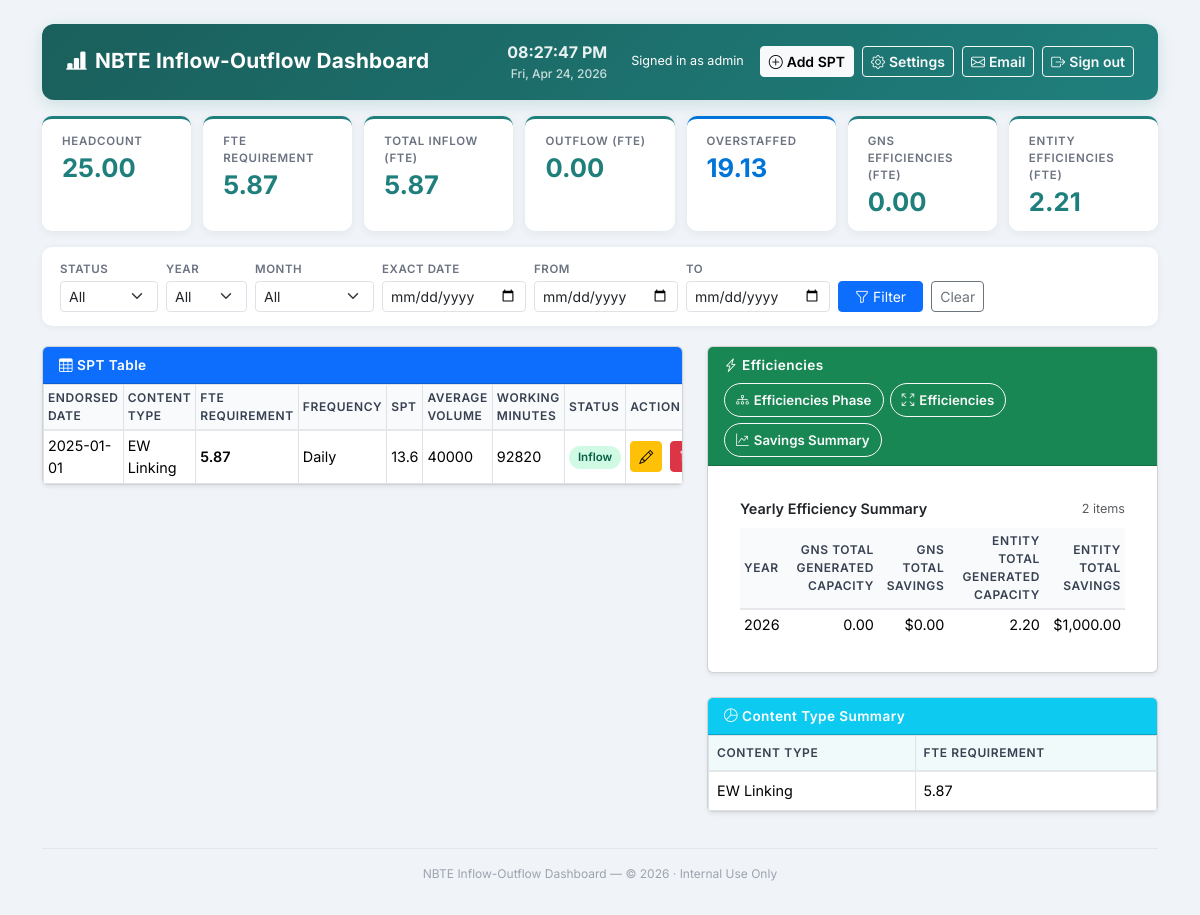
The app's page / (signed in), older data.
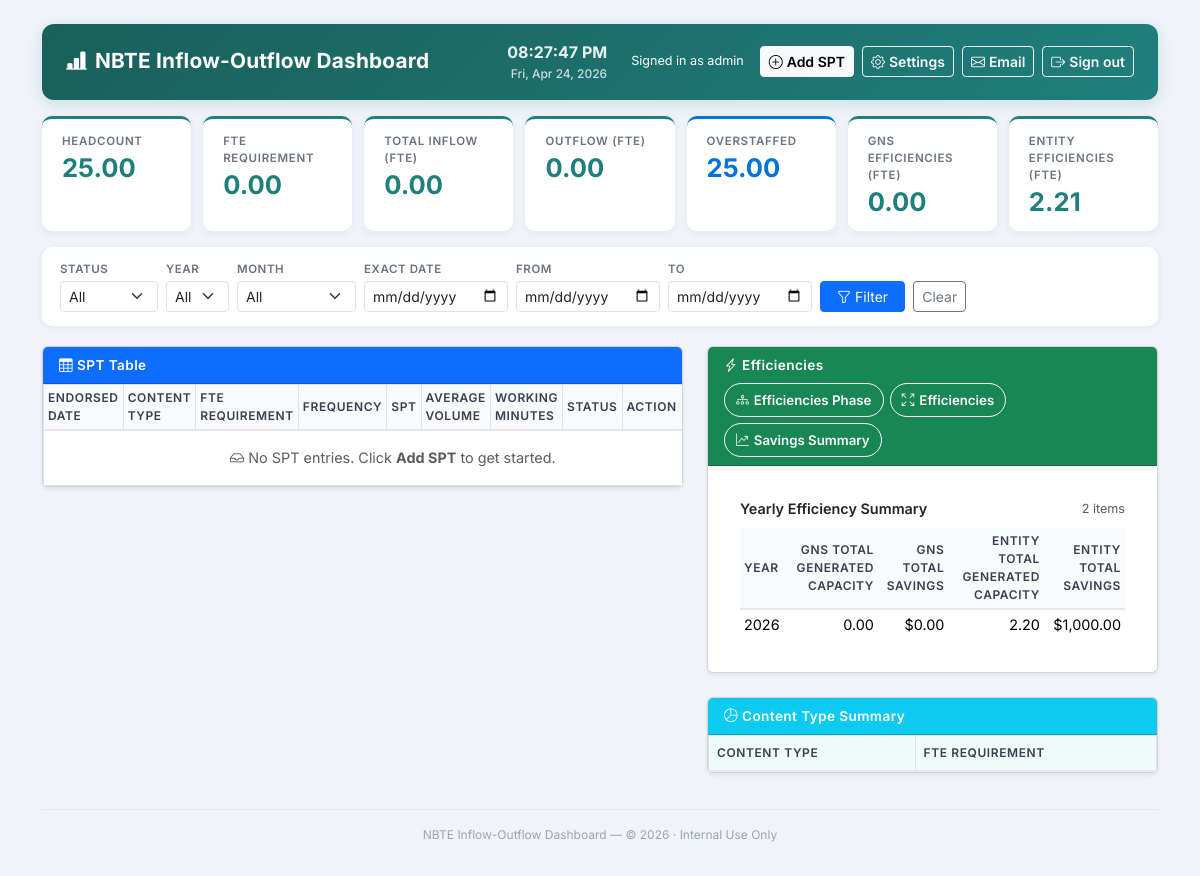
The same page, newer data.
### tables this page shows
CREATE TABLE spt (
                id INTEGER PRIMARY KEY AUTOINCREMENT,
                year_endorsed TEXT,
                content_type TEXT,
                fte_requirement TEXT,
                remaining_fte_capacity TEXT,
                frequency TEXT,
                spt TEXT,
                average_volume TEXT,
                working_minutes TEXT,
                status TEXT
            );

CREATE TABLE efficiencies (
                id INTEGER PRIMARY KEY AUTOINCREMENT,
                project_title TEXT,
                generated_capacity TEXT,
                project_type TEXT,
                status TEXT,
                year TEXT
            , project_owner TEXT, description TEXT, planned_deployment TEXT, savings TEXT, team TEXT, project_lead TEXT, domestic_reph TEXT, gptrac TEXT, remarks TEXT, content_process TEXT, developer TEXT, pbd TEXT, sbd TEXT, bu_approved TEXT, uat_from TEXT, uat_to TEXT, actual_deployment TEXT, phase_current_end TEXT, phase_status TEXT, planned_release_date TEXT);

### routes.py (the view)
@main_bp.route('/', methods=['GET'])
@login_required
def dashboard():
    filters = {}
    status = request.args.get('status')
    year = request.args.get('year')
    month = request.args.get('month')
    exact_date = request.args.get('exact_date')
    eff_expanded = request.args.get('eff_expanded') == '1'
    from_date = request.args.get('from_date')
    to_date = request.args.get('to_date')
    if status:
        filters['status'] = status
    if year:
        filters['year'] = year
    if month:
        filters['month'] = month
    if exact_date:
        filters['exact_date'] = exact_date
    if from_date and to_date:
        filters['from_date'] = from_date
        filters['to_date'] = to_date
    spt_rows = db.get_spt(filters)
    spt_rows = recalculate_fte_for_rows(spt_rows)
    eff_rows_all = db.get_efficiencies()
    eff_rows = filter_efficiency_rows_for_dashboard(eff_rows_all, filters)
    filtered_eff_ids = [row[0] for row in eff_rows]
    efficiency_summary_by_year = build_efficiency_summary_by_year(eff_rows_all)
    headcount = db.get_headcount()
    metrics = recalculate_metrics(spt_rows, eff_rows, headcount, year=year)
    content_summary = compute_content_summary(spt_rows)
    message = request.args.get('message')
    years = [row[0] for row in db.get_distinct_years()]
    months = [
        ('01', 'January'), ('02', 'February'), ('03', 'March'), ('04', 'April'),
        ('05', 'May'), ('06', 'June'), ('07', 'July'), ('08', 'August'),
        ('09', 'September'), ('10', 'October'), ('11', 'November'), ('12', 'December')
    ]
    return render_template('dashboard.html', spt_rows=spt_rows, eff_rows=eff_rows, eff_rows_all=eff_rows_all, filtered_eff_ids=filtered_eff_ids, efficiency_summary_by_year=efficiency_summary_by_year, headcount=headcount, metrics=metrics, content_summary=content_summary, message=message, planned_deployment_display=format_planned_deployment_display,
        filter_status=status, filter_year=year, filter_month=month, filter_exact_date=exact_date, filter_from_date=from_date, filter_to_date=to_date, years=years, months=months, eff_expanded=eff_expanded)

### app.py (called while the page is built)
@app.after_request
def apply_security_headers(response):
    response.headers.setdefault('X-Content-Type-Options', 'nosniff')
    response.headers.setdefault('X-Frame-Options', 'SAMEORIGIN')
    response.headers.setdefault('Referrer-Policy', 'strict-origin-when-cross-origin')
    response.headers.setdefault(
        'Permissions-Policy',
        'camera=(), microphone=(), geolocation=(), payment=(), usb=()'
    )
    response.headers.setdefault('Cross-Origin-Opener-Policy', 'same-origin-allow-popups')
    return response

### auth.py (called while the page is built, shortened)
def get_current_user():
    return session.get('user')

def current_user_role():
    user = session.get('user', {})
    roles = user.get('roles') or []
    if isinstance(roles, str):
        roles = [roles]
    if 'Manager' in roles:
        return 'Manager'
    if 'Staff' in roles:
        return 'Staff'
    return None

def _generate_csrf_token():
    token = session.get('_csrf_token')
    if not token:
        token = secrets.token_urlsafe(32)
        session['_csrf_token'] = token
    return token

def login_required(func):
    @wraps(func)
    def wrapper(*args, **kwargs):
        return func(*args, **kwargs)
    return wrapper

### templates/dashboard.html (shortened to what the changed rows need)
<!DOCTYPE html>
<html lang="en">
<head>
    <link rel="stylesheet" href="https://cdn.jsdelivr.net/npm/bootstrap@5.3.2/dist/css/bootstrap.min.css">
    <link rel="stylesheet" href="https://cdn.jsdelivr.net/npm/bootstrap-icons@1.11.3/font/bootstrap-icons.min.css">
</head>
<body>
<div class="container py-4">
    <div class="dashboard-header mb-3 d-flex align-items-center justify-content-between">
        <div>
            <h2><i class="bi bi-bar-chart-line-fill me-2"></i>NBTE Inflow-Outflow Dashboard</h2>
        </div>
    </div>
    <div class="metrics-row mb-3">
        <div class="metric-card">
            <div class="metric-title">FTE Requirement</div>
            <div class="metric-value">{{ metrics.total_fte }}</div>
        </div>
        <div class="metric-card">
            <div class="metric-title">Total Inflow (FTE)</div>
            <div class="metric-value">{{ metrics.total_inflow }}</div>
        </div>
        <div class="metric-card {% if metrics.overstaffed %}overstaffed-card{% else %}understaffed-card{% endif %}">
            <div class="metric-title">{% if metrics.overstaffed %}OVERSTAFFED{% else %}UNDERSTAFFED{% endif %}</div>
            <div class="metric-value {% if metrics.overstaffed %}overstaffed-text{% else %}understaffed-text{% endif %}">{{ metrics.diff }}</div>
        </div>
    </div>
    <div class="row g-4">
        <div class="col-lg-7">
            <div class="card shadow-sm mb-4">
                <div class="card-body p-0">
                    <div class="table-responsive">
                        <table id="sptMainTable" class="table table-bordered table-hover table-sm mb-0">
                            <thead>
                                <tr>
                                    <th>Endorsed Date</th>
                                    <th>Content Type</th>
                                    <th>FTE Requirement</th>
                                    <th>Frequency</th>
                                    <th>SPT</th>
                                    <th>Average Volume</th>
                                    <th>Working Minutes</th>
                                    <th>Status</th>
                                    <th style="min-width:120px;">Action</th>
                                </tr>
                            </thead>
                            <tbody>
                            {% for row in spt_rows %}
                                <tr>
                                    <td>{{ row[1] }}</td>
                                    <td>{{ row[2] }}</td>
                                    <td class="fw-semibold">{{ row[3] }}</td>
                                    <td>{{ row[5] }}</td>
                                    <td>{{ row[6] }}</td>
                                    <td>{{ row[7] }}</td>
                                    <td>{{ row[8] | int }}</td>
                                    <td>
                                        {% if row[9] == 'Inflow' %}
                                        <span class="badge-inflow">Inflow</span>
                                        {% else %}
                                        <span class="badge-outflow">Outflow</span>
                                        {% endif %}
                                    </td>
                                    <td>
                                        <a href="#" class="btn btn-sm btn-warning me-1" data-edit-spt="{{ url_for('main.edit_spt', row_id=row[0]) }}"><i class="bi bi-pencil"></i></a>
                                        <button type="button" class="btn btn-sm btn-danger" onclick="confirmDeleteSpt(this)" data-url="{{ url_for('main.delete_spt', row_id=row[0]) }}"><i class="bi bi-trash"></i></button>
                                    </td>
                                </tr>
                            {% else %}
                                <tr><td colspan="10" class="text-center text-muted py-3"><i class="bi bi-inbox me-1"></i>No SPT entries. Click <strong>Add SPT</strong> to get started.</td></tr>
                            {% endfor %}
                            </tbody>
                        </table>
                    </div>
                </div>
            </div>
        </div>
        <div class="col-lg-5">
            <div class="card shadow-sm mb-4 efficiencies-card" id="efficienciesCard">
                <div class="card-body p-0">
                    <div class="collapsed-summary">
                        {% if efficiency_summary_by_year %}
                        <div class="table-responsive px-3 pb-3">
                            <table class="table table-sm table-borderless mb-0">
                                <thead>
                                    <tr>
                                        <th>Year</th>
                                        <th class="text-end">GNS Total Generated Capacity</th>
                                        <th class="text-end">GNS Total Savings</th>
                                        <th class="text-end">Entity Total Generated Capacity</th>
                                        <th class="text-end">Entity Total Savings</th>
                                    </tr>
                                </thead>
                                <tbody>
                                    {% for year, total_generated_capacity, total_savings, gns_savings, nbte_savings, gns_generated_capacity, nbte_generated_capacity in efficiency_summary_by_year %}
                                    <tr>
                                        <td>{{ year }}</td>
                                        <td class="text-end">{{ "{:,.2f}".format(gns_generated_capacity) }}</td>
                                        <td class="text-end">${{ "{:,.2f}".format(gns_savings) }}</td>
                                        <td class="text-end">{{ "{:,.2f}".format(nbte_generated_capacity) }}</td>
                                        <td class="text-end">${{ "{:,.2f}".format(nbte_savings) }}</td>
                                    </tr>
                                    {% endfor %}
                                </tbody>
                            </table>
                        </div>
                        {% else %}
                        <div class="text-center text-muted small py-3 px-3">No efficiencies to show.</div>
                        {% endif %}
                    </div>
                </div>
            </div>
            <div class="card shadow-sm">
                <div class="card-body p-0">
                    <div class="table-responsive">
                        <table class="table table-bordered content-summary-table mb-0">
                            <thead>
                                <tr>
                                    <th>Content Type</th>
                                    <th>FTE Requirement</th>
                                </tr>
                            </thead>
                            <tbody>
                            {% for ctype, fte in content_summary %}
                                <tr>
                                    <td>{{ ctype }}</td>
                                    <td>{{ fte }}</td>
                                </tr>
                            {% endfor %}
                            </tbody>
                        </table>
                    </div>
                </div>
            </div>
        </div>
    </div>
</body>
</html>

Row changes from the older to the newer data that the page shows:
removed spt: year_endorsed "2025-01-01", content_type "EW Linking", fte_requirement "5.87", frequency "Daily", spt "13.6", average_volume "40000", working_minutes "92820", status "Inflow"
Text that changed along with them:
{{ metrics.total_fte }}: "5.87" → "0.00"
{{ metrics.total_inflow }}: "5.87" → "0.00"
{{ metrics.diff }}: "19.13" → "25.00"
text now shown: "No SPT entries. Click Add SPT to get started."
